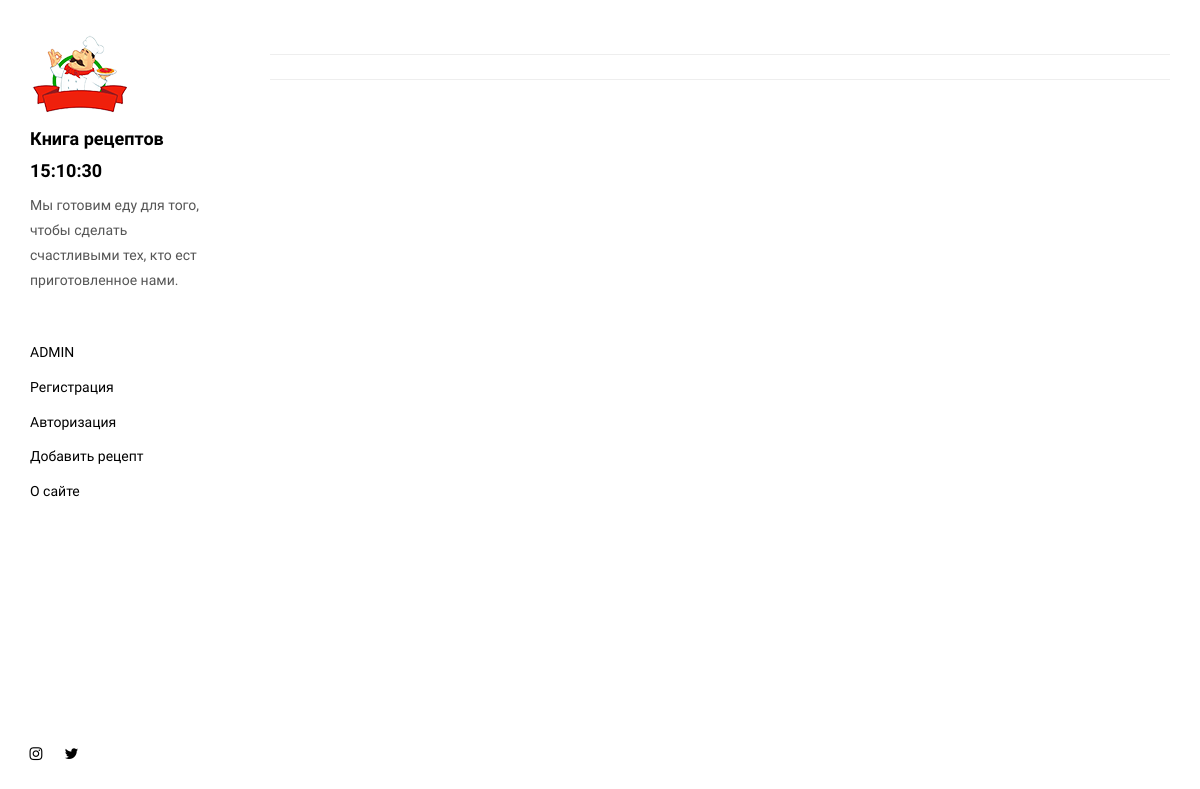
Before: / with the older database file.
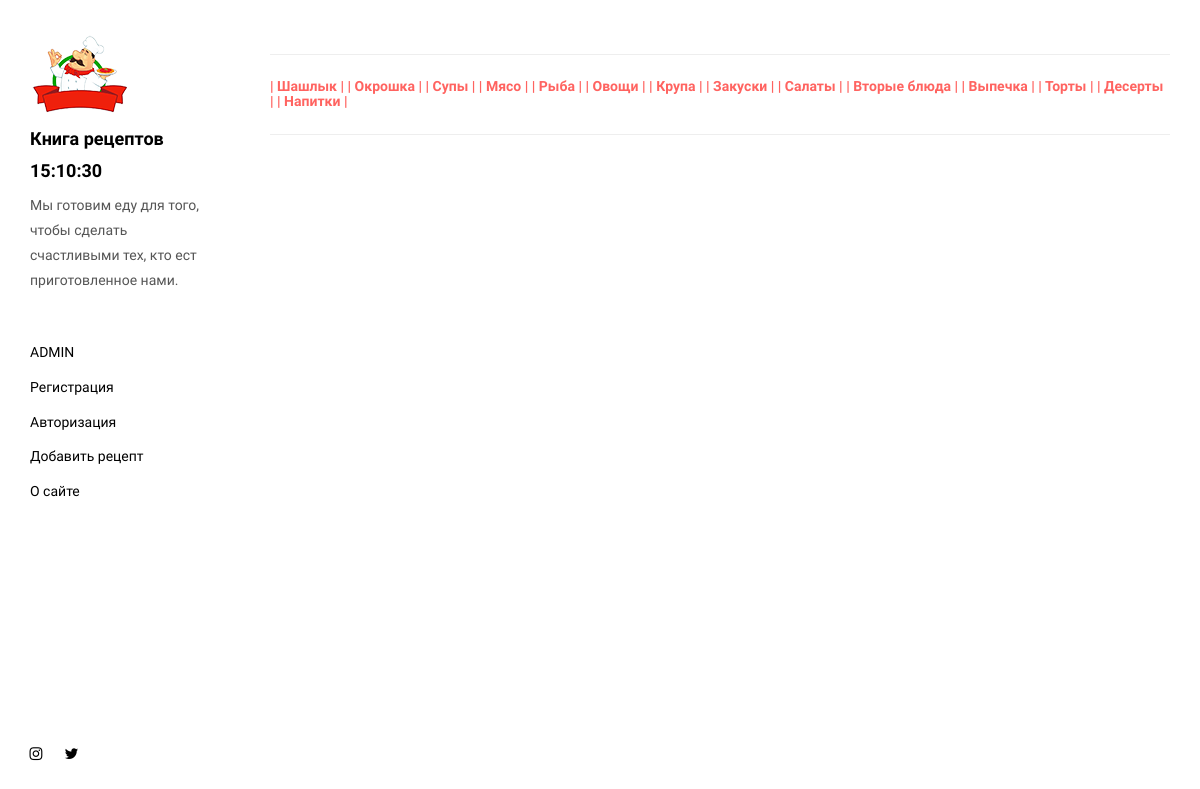
After: the same page with the newer database file.
### recipe/models.py (models this page shows, shortened)
class Quote(models.Model):
    quote = models.CharField(max_length=255, verbose_name='Цитата')
    class Meta:
        verbose_name = 'Цитата'
        verbose_name_plural = 'Цитаты'

class Category(models.Model):
    slug = models.SlugField(max_length=150, unique=True, verbose_name='Уникальное имя')
    title = models.CharField(max_length=150, verbose_name='Наименование')
    class Meta:
        verbose_name = 'Категория'
        verbose_name_plural = 'Категории'
    def get_absolute_url(self):
        return reverse('category_view', kwargs={'category_slug': self.slug})

### recipe/views.py (the view)
# urls.py: path('', index, name='home'),
def index(request):
    recipe = Recipe.objects.filter(published=True)
    context = {
        'recipe': recipe,
        'title': 'Список рецептов',
        'categories': Category.objects.all(),
    }
    return render(request, 'recipe/index.html', context=context)

### recipe/models.py (called while the page is built)
    def get_absolute_url(self):
        return reverse('recipe_view', kwargs={'recipe_slug': self.slug})

### recipe/templatetags/recipe_tags.py (called while the page is built)
@register.simple_tag()
def get_quote():
    return Quote.objects.get(pk=randint(1, Quote.objects.count())).quote

### recipe/templates/recipe/index.html (shortened to what this page needs)
{% extends 'base.html' %}
{% load static %}
{% block styles %}
    <link href="{% static 'recipe/css/main.82cfd66e.css' %}" rel="stylesheet">
{% endblock %}
{% block content %}
    <div><hr><h5>
        {% for cat in categories %}
            <a href="{{ cat.get_absolute_url }}">|  {{ cat.title }}  |</a>
        {% endfor %}
    </h5><hr></div>
    <div class="hero-full-wrapper">
        <div class="grid">
        </div>
    </div>
{% endblock %}

### templates/base.html (shortened to what this page needs)
{% load static %}
<!DOCTYPE html>
<html lang="en">
<head>
    {% block styles %}{% endblock %}
</head>
<body>
<header class="">
    {% include 'inc/_sidebar.html' %}
</header>
<main class="" id="main-collapse">
    {% block content %}{% endblock %}
</main>
</body>
</html>

### templates/inc/_sidebar.html
{% load static %}
{% load recipe_tags %}
<nav class="sidebar">
    <div class="navbar-collapse" id="navbar-collapse">
        <div class="site-header hidden-xs">
            <a class="site-brand" href="{% url 'home' %}" title="">
                <img class="img-responsive site-logo" alt="" src="{% static 'recipe/img/logo.png' %}" width="100"
                     height="40">
                Книга рецептов {% now "H:i:s" %}
            </a>
            <p>{% get_quote %}</p>
        </div>
        <ul class="nav">
            <li><a href="../admin" title="">ADMIN</a></li>
            <li><a href="{% url 'register' %}" title="">Регистрация</a></li>
            <li><a href="{% url 'login' %}" title="">Авторизация</a></li>
            <li><a href="{% url 'add_recipe' %}" title="">Добавить рецепт</a></li>
            <li><a href="{% url 'about' %}" title="">О сайте</a></li>
        </ul>
        <nav class="nav-footer">
            <p class="nav-footer-social-buttons">
                <a class="fa-icon" href="https://www.instagram.com/kovdmit" title="">
                    <i class="fa fa-instagram"></i>
                </a>
                <a class="fa-icon" href="https://twitter.com/kovdmit" title="">
                    <i class="fa fa-twitter"></i>
                </a>
            </p>
        </nav>
    </div>
</nav>

### templates/inc/_scripts.html (shortened to what this page needs)
{% load static %}

Changed rows visible on the page:
added Category: title "Шашлык"
added Category: title "Окрошка"
added Category: title "Супы"
added Category: title "Мясо"
added Category: title "Рыба"
added Category: title "Овощи"
added Category: title "Крупа"
added Category: title "Закуски"
added Category: title "Салаты"
added Category: title "Вторые блюда"
added Category: title "Выпечка"
added Category: title "Торты"
added Category: title "Десерты"
added Category: title "Напитки"
